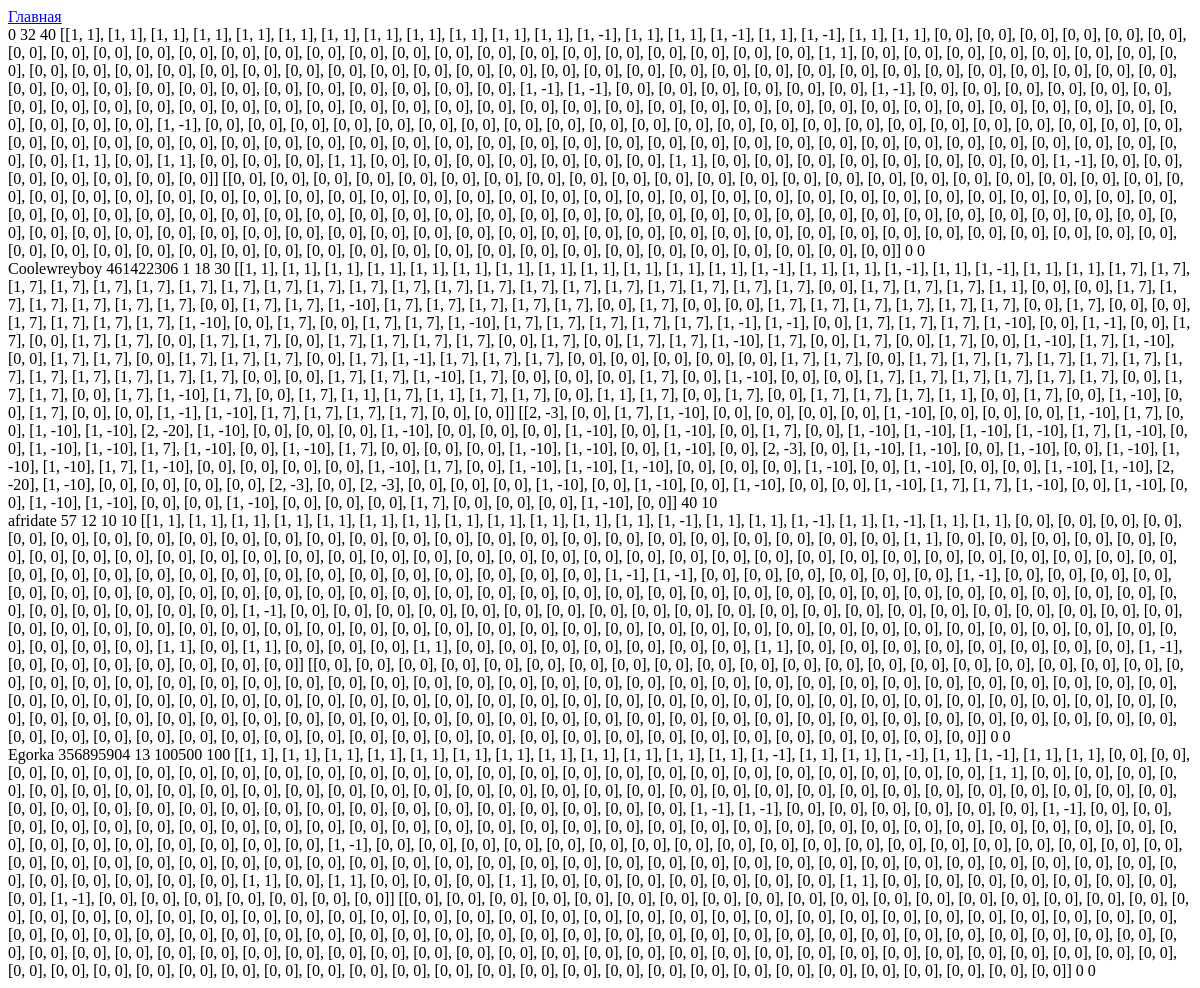
/save, run on an earlier commit of the app's database.
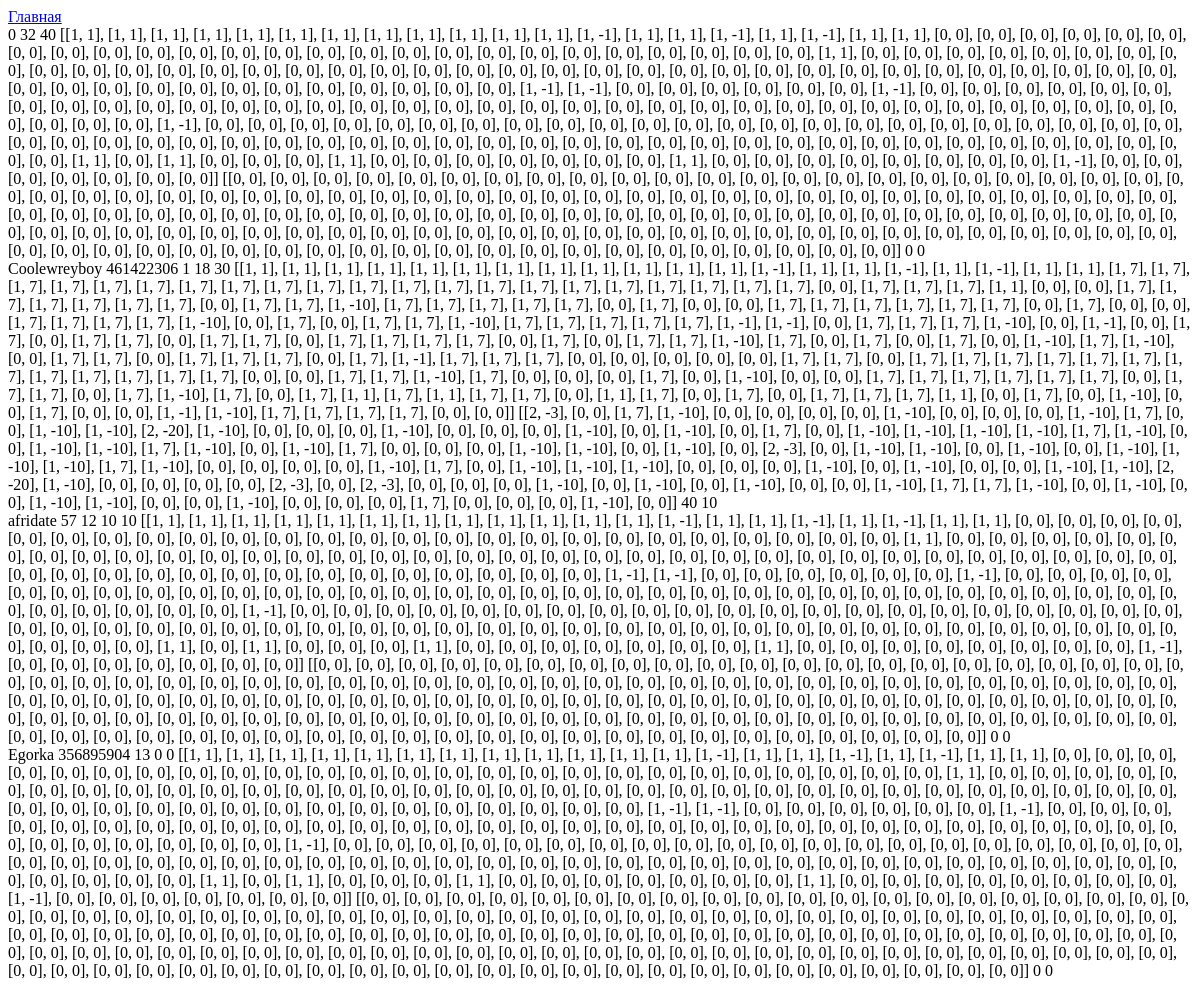
And on a later commit of the database.
### tables this page shows
CREATE TABLE "Users" (
	"Username"	TEXT,
	"Password"	INTEGER,
	"ID"	INTEGER,
	"accept_task1"	BLOB,
	"all_task1"	INTEGER,
	"statistika"	TEXT,
	"paron_st"	TEXT,
	"all_task2"	INTEGER,
	"accept_task2"	INTEGER,
	PRIMARY KEY("ID" AUTOINCREMENT)
);

### app.py (the view)
@app.route('/save')
def save():
    conn = connect('data_base.db')
    cursor = conn.cursor()
    result = cursor.execute("""SELECT * FROM Users""").fetchall()
    conn.commit()
    conn.close()
    return render_template('save.html', result=result)

### templates/save.html (shortened to what this page needs)
<!DOCTYPE html>
<html lang="en">
<head>
</head>
<body>
<a href="{{ url_for('home') }}" class="back-link">Главная</a>
<br>
{% for (username, password, id, ac1, al1, stat, parons, al2, ac2) in result %}
        <a>{{username}} {{password}} {{id}} {{ac1}} {{al1}} {{stat}} {{parons}} {{al2}} {{ac2}} </a><br>
{% endfor %}
</body>
</html>

What changed in the data, as far as the page shows it:
changed Users "Egorka": accept_task1 "100500" → "0"; all_task1 "100" → "0"
